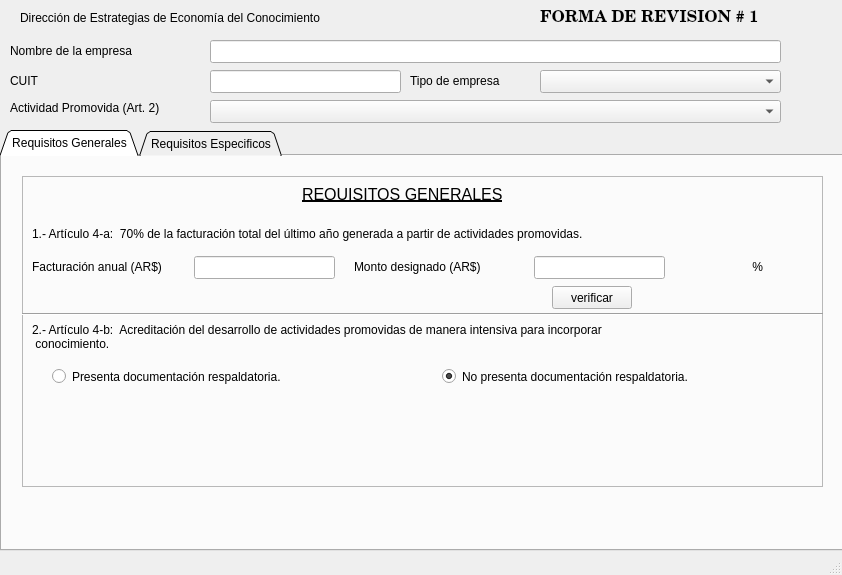
<?xml version="1.0" encoding="UTF-8"?>
<ui version="4.0">
 <class>MainWindow</class>
 <widget class="QMainWindow" name="MainWindow">
  <property name="geometry">
   <rect>
    <x>0</x>
    <y>0</y>
    <width>842</width>
    <height>575</height>
   </rect>
  </property>
  <property name="windowTitle">
   <string>CHECK LIST</string>
  </property>
  <widget class="QWidget" name="centralwidget">
   <widget class="QComboBox" name="combo_tipo_empresa">
    <property name="geometry">
     <rect>
      <x>540</x>
      <y>70</y>
      <width>241</width>
      <height>23</height>
     </rect>
    </property>
    <property name="currentText">
     <string/>
    </property>
   </widget>
   <widget class="QLabel" name="label_empresa">
    <property name="geometry">
     <rect>
      <x>10</x>
      <y>40</y>
      <width>161</width>
      <height>21</height>
     </rect>
    </property>
    <property name="text">
     <string>Nombre de la empresa</string>
    </property>
   </widget>
   <widget class="QLabel" name="label_cuit">
    <property name="geometry">
     <rect>
      <x>10</x>
      <y>70</y>
      <width>61</width>
      <height>21</height>
     </rect>
    </property>
    <property name="text">
     <string>CUIT</string>
    </property>
   </widget>
   <widget class="QLabel" name="label_tipo_empresa">
    <property name="geometry">
     <rect>
      <x>410</x>
      <y>70</y>
      <width>121</width>
      <height>21</height>
     </rect>
    </property>
    <property name="text">
     <string>Tipo de empresa</string>
    </property>
   </widget>
   <widget class="QLineEdit" name="input_nombre_empresa">
    <property name="geometry">
     <rect>
      <x>210</x>
      <y>40</y>
      <width>571</width>
      <height>23</height>
     </rect>
    </property>
   </widget>
   <widget class="QLineEdit" name="input_cuit">
    <property name="geometry">
     <rect>
      <x>210</x>
      <y>70</y>
      <width>191</width>
      <height>23</height>
     </rect>
    </property>
   </widget>
   <widget class="QComboBox" name="combo_actividades">
    <property name="geometry">
     <rect>
      <x>210</x>
      <y>100</y>
      <width>571</width>
      <height>23</height>
     </rect>
    </property>
    <property name="currentText">
     <string/>
    </property>
   </widget>
   <widget class="QLabel" name="label_actividad">
    <property name="geometry">
     <rect>
      <x>10</x>
      <y>100</y>
      <width>201</width>
      <height>16</height>
     </rect>
    </property>
    <property name="text">
     <string>Actividad Promovida (Art. 2)</string>
    </property>
   </widget>
   <widget class="QLabel" name="label_4">
    <property name="geometry">
     <rect>
      <x>540</x>
      <y>10</y>
      <width>271</width>
      <height>16</height>
     </rect>
    </property>
    <property name="palette">
     <palette>
      <active>
       <colorrole role="WindowText">
        <brush brushstyle="SolidPattern">
         <color alpha="255">
          <red>0</red>
          <green>0</green>
          <blue>0</blue>
         </color>
        </brush>
       </colorrole>
       <colorrole role="Button">
        <brush brushstyle="SolidPattern">
         <color alpha="255">
          <red>31</red>
          <green>93</green>
          <blue>239</blue>
         </color>
        </brush>
       </colorrole>
       <colorrole role="Light">
        <brush brushstyle="SolidPattern">
         <color alpha="255">
          <red>137</red>
          <green>172</green>
          <blue>255</blue>
         </color>
        </brush>
       </colorrole>
       <colorrole role="Midlight">
        <brush brushstyle="SolidPattern">
         <color alpha="255">
          <red>84</red>
          <green>132</green>
          <blue>247</blue>
         </color>
        </brush>
       </colorrole>
       <colorrole role="Dark">
        <brush brushstyle="SolidPattern">
         <color alpha="255">
          <red>15</red>
          <green>46</green>
          <blue>119</blue>
         </color>
        </brush>
       </colorrole>
       <colorrole role="Mid">
        <brush brushstyle="SolidPattern">
         <color alpha="255">
          <red>20</red>
          <green>62</green>
          <blue>159</blue>
         </color>
        </brush>
       </colorrole>
       <colorrole role="Text">
        <brush brushstyle="SolidPattern">
         <color alpha="255">
          <red>0</red>
          <green>0</green>
          <blue>0</blue>
         </color>
        </brush>
       </colorrole>
       <colorrole role="BrightText">
        <brush brushstyle="SolidPattern">
         <color alpha="255">
          <red>255</red>
          <green>255</green>
          <blue>255</blue>
         </color>
        </brush>
       </colorrole>
       <colorrole role="ButtonText">
        <brush brushstyle="SolidPattern">
         <color alpha="255">
          <red>0</red>
          <green>0</green>
          <blue>0</blue>
         </color>
        </brush>
       </colorrole>
       <colorrole role="Base">
        <brush brushstyle="SolidPattern">
         <color alpha="255">
          <red>255</red>
          <green>255</green>
          <blue>255</blue>
         </color>
        </brush>
       </colorrole>
       <colorrole role="Window">
        <brush brushstyle="SolidPattern">
         <color alpha="255">
          <red>31</red>
          <green>93</green>
          <blue>239</blue>
         </color>
        </brush>
       </colorrole>
       <colorrole role="Shadow">
        <brush brushstyle="SolidPattern">
         <color alpha="255">
          <red>0</red>
          <green>0</green>
          <blue>0</blue>
         </color>
        </brush>
       </colorrole>
       <colorrole role="AlternateBase">
        <brush brushstyle="SolidPattern">
         <color alpha="255">
          <red>143</red>
          <green>174</green>
          <blue>247</blue>
         </color>
        </brush>
       </colorrole>
       <colorrole role="ToolTipBase">
        <brush brushstyle="SolidPattern">
         <color alpha="255">
          <red>255</red>
          <green>255</green>
          <blue>220</blue>
         </color>
        </brush>
       </colorrole>
       <colorrole role="ToolTipText">
        <brush brushstyle="SolidPattern">
         <color alpha="255">
          <red>0</red>
          <green>0</green>
          <blue>0</blue>
         </color>
        </brush>
       </colorrole>
       <colorrole role="PlaceholderText">
        <brush brushstyle="SolidPattern">
         <color alpha="128">
          <red>0</red>
          <green>0</green>
          <blue>0</blue>
         </color>
        </brush>
       </colorrole>
      </active>
      <inactive>
       <colorrole role="WindowText">
        <brush brushstyle="SolidPattern">
         <color alpha="255">
          <red>0</red>
          <green>0</green>
          <blue>0</blue>
         </color>
        </brush>
       </colorrole>
       <colorrole role="Button">
        <brush brushstyle="SolidPattern">
         <color alpha="255">
          <red>31</red>
          <green>93</green>
          <blue>239</blue>
         </color>
        </brush>
       </colorrole>
       <colorrole role="Light">
        <brush brushstyle="SolidPattern">
         <color alpha="255">
          <red>137</red>
          <green>172</green>
          <blue>255</blue>
         </color>
        </brush>
       </colorrole>
       <colorrole role="Midlight">
        <brush brushstyle="SolidPattern">
         <color alpha="255">
          <red>84</red>
          <green>132</green>
          <blue>247</blue>
         </color>
        </brush>
       </colorrole>
       <colorrole role="Dark">
        <brush brushstyle="SolidPattern">
         <color alpha="255">
          <red>15</red>
          <green>46</green>
          <blue>119</blue>
         </color>
        </brush>
       </colorrole>
       <colorrole role="Mid">
        <brush brushstyle="SolidPattern">
         <color alpha="255">
          <red>20</red>
          <green>62</green>
          <blue>159</blue>
         </color>
        </brush>
       </colorrole>
       <colorrole role="Text">
        <brush brushstyle="SolidPattern">
         <color alpha="255">
          <red>0</red>
          <green>0</green>
          <blue>0</blue>
         </color>
        </brush>
       </colorrole>
       <colorrole role="BrightText">
        <brush brushstyle="SolidPattern">
         <color alpha="255">
          <red>255</red>
          <green>255</green>
          <blue>255</blue>
         </color>
        </brush>
       </colorrole>
       <colorrole role="ButtonText">
        <brush brushstyle="SolidPattern">
         <color alpha="255">
          <red>0</red>
          <green>0</green>
          <blue>0</blue>
         </color>
        </brush>
       </colorrole>
       <colorrole role="Base">
        <brush brushstyle="SolidPattern">
         <color alpha="255">
          <red>255</red>
          <green>255</green>
          <blue>255</blue>
         </color>
        </brush>
       </colorrole>
       <colorrole role="Window">
        <brush brushstyle="SolidPattern">
         <color alpha="255">
          <red>31</red>
          <green>93</green>
          <blue>239</blue>
         </color>
        </brush>
       </colorrole>
       <colorrole role="Shadow">
        <brush brushstyle="SolidPattern">
         <color alpha="255">
          <red>0</red>
          <green>0</green>
          <blue>0</blue>
         </color>
        </brush>
       </colorrole>
       <colorrole role="AlternateBase">
        <brush brushstyle="SolidPattern">
         <color alpha="255">
          <red>143</red>
          <green>174</green>
          <blue>247</blue>
         </color>
        </brush>
       </colorrole>
       <colorrole role="ToolTipBase">
        <brush brushstyle="SolidPattern">
         <color alpha="255">
          <red>255</red>
          <green>255</green>
          <blue>220</blue>
         </color>
        </brush>
       </colorrole>
       <colorrole role="ToolTipText">
        <brush brushstyle="SolidPattern">
         <color alpha="255">
          <red>0</red>
          <green>0</green>
          <blue>0</blue>
         </color>
        </brush>
       </colorrole>
       <colorrole role="PlaceholderText">
        <brush brushstyle="SolidPattern">
         <color alpha="128">
          <red>0</red>
          <green>0</green>
          <blue>0</blue>
         </color>
        </brush>
       </colorrole>
      </inactive>
      <disabled>
       <colorrole role="WindowText">
        <brush brushstyle="SolidPattern">
         <color alpha="255">
          <red>15</red>
          <green>46</green>
          <blue>119</blue>
         </color>
        </brush>
       </colorrole>
       <colorrole role="Button">
        <brush brushstyle="SolidPattern">
         <color alpha="255">
          <red>31</red>
          <green>93</green>
          <blue>239</blue>
         </color>
        </brush>
       </colorrole>
       <colorrole role="Light">
        <brush brushstyle="SolidPattern">
         <color alpha="255">
          <red>137</red>
          <green>172</green>
          <blue>255</blue>
         </color>
        </brush>
       </colorrole>
       <colorrole role="Midlight">
        <brush brushstyle="SolidPattern">
         <color alpha="255">
          <red>84</red>
          <green>132</green>
          <blue>247</blue>
         </color>
        </brush>
       </colorrole>
       <colorrole role="Dark">
        <brush brushstyle="SolidPattern">
         <color alpha="255">
          <red>15</red>
          <green>46</green>
          <blue>119</blue>
         </color>
        </brush>
       </colorrole>
       <colorrole role="Mid">
        <brush brushstyle="SolidPattern">
         <color alpha="255">
          <red>20</red>
          <green>62</green>
          <blue>159</blue>
         </color>
        </brush>
       </colorrole>
       <colorrole role="Text">
        <brush brushstyle="SolidPattern">
         <color alpha="255">
          <red>15</red>
          <green>46</green>
          <blue>119</blue>
         </color>
        </brush>
       </colorrole>
       <colorrole role="BrightText">
        <brush brushstyle="SolidPattern">
         <color alpha="255">
          <red>255</red>
          <green>255</green>
          <blue>255</blue>
         </color>
        </brush>
       </colorrole>
       <colorrole role="ButtonText">
        <brush brushstyle="SolidPattern">
         <color alpha="255">
          <red>15</red>
          <green>46</green>
          <blue>119</blue>
         </color>
        </brush>
       </colorrole>
       <colorrole role="Base">
        <brush brushstyle="SolidPattern">
         <color alpha="255">
          <red>31</red>
          <green>93</green>
          <blue>239</blue>
         </color>
        </brush>
       </colorrole>
       <colorrole role="Window">
        <brush brushstyle="SolidPattern">
         <color alpha="255">
          <red>31</red>
          <green>93</green>
          <blue>239</blue>
         </color>
        </brush>
       </colorrole>
       <colorrole role="Shadow">
        <brush brushstyle="SolidPattern">
         <color alpha="255">
          <red>0</red>
          <green>0</green>
          <blue>0</blue>
         </color>
        </brush>
       </colorrole>
       <colorrole role="AlternateBase">
        <brush brushstyle="SolidPattern">
         <color alpha="255">
          <red>31</red>
          <green>93</green>
          <blue>239</blue>
         </color>
        </brush>
       </colorrole>
       <colorrole role="ToolTipBase">
        <brush brushstyle="SolidPattern">
         <color alpha="255">
          <red>255</red>
          <green>255</green>
          <blue>220</blue>
         </color>
        </brush>
       </colorrole>
       <colorrole role="ToolTipText">
        <brush brushstyle="SolidPattern">
         <color alpha="255">
          <red>0</red>
          <green>0</green>
          <blue>0</blue>
         </color>
        </brush>
       </colorrole>
       <colorrole role="PlaceholderText">
        <brush brushstyle="SolidPattern">
         <color alpha="128">
          <red>0</red>
          <green>0</green>
          <blue>0</blue>
         </color>
        </brush>
       </colorrole>
      </disabled>
     </palette>
    </property>
    <property name="font">
     <font>
      <family>Century Schoolbook L</family>
      <pointsize>12</pointsize>
      <weight>75</weight>
      <bold>true</bold>
     </font>
    </property>
    <property name="autoFillBackground">
     <bool>false</bool>
    </property>
    <property name="text">
     <string>FORMA DE REVISIÓN # 1</string>
    </property>
   </widget>
   <widget class="QTabWidget" name="tab_requisitos">
    <property name="geometry">
     <rect>
      <x>0</x>
      <y>130</y>
      <width>851</width>
      <height>421</height>
     </rect>
    </property>
    <property name="tabShape">
     <enum>QTabWidget::Triangular</enum>
    </property>
    <property name="currentIndex">
     <number>0</number>
    </property>
    <widget class="QWidget" name="tab_general">
     <attribute name="title">
      <string>Requisitos Generales</string>
     </attribute>
     <widget class="QFrame" name="frame">
      <property name="geometry">
       <rect>
        <x>20</x>
        <y>20</y>
        <width>801</width>
        <height>311</height>
       </rect>
      </property>
      <property name="frameShape">
       <enum>QFrame::StyledPanel</enum>
      </property>
      <property name="frameShadow">
       <enum>QFrame::Raised</enum>
      </property>
      <widget class="QLabel" name="label">
       <property name="geometry">
        <rect>
         <x>280</x>
         <y>10</y>
         <width>201</width>
         <height>16</height>
        </rect>
       </property>
       <property name="font">
        <font>
         <pointsize>12</pointsize>
         <underline>true</underline>
        </font>
       </property>
       <property name="text">
        <string>REQUISITOS GENERALES</string>
       </property>
      </widget>
      <widget class="QLabel" name="label_requisito_1">
       <property name="geometry">
        <rect>
         <x>10</x>
         <y>50</y>
         <width>721</width>
         <height>16</height>
        </rect>
       </property>
       <property name="text">
        <string>1.- Artículo 4-a:  70% de la facturación total del último año generada a partir de actividades promovidas.</string>
       </property>
      </widget>
      <widget class="QLabel" name="porcentaje_asignado">
       <property name="geometry">
        <rect>
         <x>640</x>
         <y>80</y>
         <width>101</width>
         <height>21</height>
        </rect>
       </property>
       <property name="text">
        <string>%</string>
       </property>
       <property name="alignment">
        <set>Qt::AlignRight|Qt::AlignTrailing|Qt::AlignVCenter</set>
       </property>
      </widget>
      <widget class="QLineEdit" name="input_facturacion">
       <property name="geometry">
        <rect>
         <x>172</x>
         <y>80</y>
         <width>141</width>
         <height>23</height>
        </rect>
       </property>
      </widget>
      <widget class="QLabel" name="label_facturacion_anual">
       <property name="geometry">
        <rect>
         <x>10</x>
         <y>80</y>
         <width>181</width>
         <height>21</height>
        </rect>
       </property>
       <property name="text">
        <string>Facturación anual (AR$)</string>
       </property>
      </widget>
      <widget class="QLabel" name="label_3">
       <property name="geometry">
        <rect>
         <x>332</x>
         <y>80</y>
         <width>161</width>
         <height>21</height>
        </rect>
       </property>
       <property name="text">
        <string>Monto designado (AR$)</string>
       </property>
      </widget>
      <widget class="QLineEdit" name="lineEdit_2">
       <property name="geometry">
        <rect>
         <x>512</x>
         <y>80</y>
         <width>131</width>
         <height>23</height>
        </rect>
       </property>
      </widget>
      <widget class="QRadioButton" name="radio_no_presenta">
       <property name="geometry">
        <rect>
         <x>420</x>
         <y>190</y>
         <width>311</width>
         <height>21</height>
        </rect>
       </property>
       <property name="text">
        <string>No presenta documentación respaldatoria.</string>
       </property>
       <property name="checked">
        <bool>true</bool>
       </property>
      </widget>
      <widget class="QRadioButton" name="radio_presenta">
       <property name="geometry">
        <rect>
         <x>30</x>
         <y>190</y>
         <width>291</width>
         <height>21</height>
        </rect>
       </property>
       <property name="text">
        <string>Presenta documentación respaldatoria.</string>
       </property>
      </widget>
      <widget class="QLabel" name="label_2">
       <property name="geometry">
        <rect>
         <x>10</x>
         <y>140</y>
         <width>751</width>
         <height>41</height>
        </rect>
       </property>
       <property name="text">
        <string>2.- Artículo 4-b:  Acreditación del desarrollo de actividades promovidas de manera intensiva para incorporar
 conocimiento.</string>
       </property>
      </widget>
      <widget class="Line" name="line_2">
       <property name="geometry">
        <rect>
         <x>0</x>
         <y>130</y>
         <width>801</width>
         <height>16</height>
        </rect>
       </property>
       <property name="orientation">
        <enum>Qt::Horizontal</enum>
       </property>
      </widget>
      <widget class="QPushButton" name="pushButton_2">
       <property name="geometry">
        <rect>
         <x>530</x>
         <y>110</y>
         <width>80</width>
         <height>23</height>
        </rect>
       </property>
       <property name="text">
        <string>verificar</string>
       </property>
      </widget>
     </widget>
    </widget>
    <widget class="QWidget" name="tab_especifico">
     <attribute name="title">
      <string>Requisitos Especificos</string>
     </attribute>
     <widget class="QFrame" name="frame_2">
      <property name="geometry">
       <rect>
        <x>7</x>
        <y>10</y>
        <width>831</width>
        <height>381</height>
       </rect>
      </property>
      <property name="frameShape">
       <enum>QFrame::StyledPanel</enum>
      </property>
      <property name="frameShadow">
       <enum>QFrame::Raised</enum>
      </property>
      <widget class="QLabel" name="label_5">
       <property name="geometry">
        <rect>
         <x>10</x>
         <y>10</y>
         <width>561</width>
         <height>51</height>
        </rect>
       </property>
       <property name="text">
        <string>3.- Artículo 4-b_1: Acredita la realización de mejoras continuas en la calidad de sus 
servicios, productos y/o procesos, o mediante una norma de calidad reconocida aplicable
 a sus servicios, productos y/o procesos.</string>
       </property>
      </widget>
      <widget class="QComboBox" name="comboBox">
       <property name="enabled">
        <bool>true</bool>
       </property>
       <property name="geometry">
        <rect>
         <x>610</x>
         <y>20</y>
         <width>191</width>
         <height>23</height>
        </rect>
       </property>
      </widget>
      <widget class="QLabel" name="label_6">
       <property name="geometry">
        <rect>
         <x>10</x>
         <y>70</y>
         <width>761</width>
         <height>51</height>
        </rect>
       </property>
       <property name="text">
        <string>4.- Artículo 4-b/2-a:  Acreditar capacitación de sus empleados y/o destinatarios en general en temáticas relacionadas con 
la economía del  conocimiento en un porcentaje respecto de su masa salarial del último año.</string>
       </property>
      </widget>
      <widget class="QCheckBox" name="checkBox">
       <property name="geometry">
        <rect>
         <x>40</x>
         <y>120</y>
         <width>491</width>
         <height>21</height>
        </rect>
       </property>
       <property name="text">
        <string>Fue orientada a población que compute el doble del monto.</string>
       </property>
      </widget>
      <widget class="QLabel" name="label_7">
       <property name="geometry">
        <rect>
         <x>480</x>
         <y>120</y>
         <width>131</width>
         <height>41</height>
        </rect>
       </property>
       <property name="text">
        <string>Monto 
acreditado (AR$)</string>
       </property>
       <property name="alignment">
        <set>Qt::AlignCenter</set>
       </property>
      </widget>
      <widget class="QLineEdit" name="lineEdit">
       <property name="geometry">
        <rect>
         <x>610</x>
         <y>130</y>
         <width>191</width>
         <height>23</height>
        </rect>
       </property>
      </widget>
      <widget class="QLineEdit" name="lineEdit_3">
       <property name="geometry">
        <rect>
         <x>610</x>
         <y>190</y>
         <width>191</width>
         <height>23</height>
        </rect>
       </property>
      </widget>
      <widget class="QLabel" name="label_8">
       <property name="geometry">
        <rect>
         <x>10</x>
         <y>180</y>
         <width>451</width>
         <height>51</height>
        </rect>
       </property>
       <property name="text">
        <string>5.- Artículo 4-b/2-b:  Investigación y desarrollo (que incluya 
novedad, originalidad y/o creatividad) en un porcentaje 
respecto de su facturación total del último año.</string>
       </property>
      </widget>
      <widget class="QLabel" name="label_9">
       <property name="geometry">
        <rect>
         <x>480</x>
         <y>180</y>
         <width>131</width>
         <height>41</height>
        </rect>
       </property>
       <property name="text">
        <string>Monto 
acreditado (AR$)</string>
       </property>
       <property name="alignment">
        <set>Qt::AlignCenter</set>
       </property>
      </widget>
      <widget class="Line" name="line">
       <property name="geometry">
        <rect>
         <x>0</x>
         <y>160</y>
         <width>831</width>
         <height>16</height>
        </rect>
       </property>
       <property name="orientation">
        <enum>Qt::Horizontal</enum>
       </property>
      </widget>
      <widget class="Line" name="line_3">
       <property name="geometry">
        <rect>
         <x>0</x>
         <y>60</y>
         <width>831</width>
         <height>16</height>
        </rect>
       </property>
       <property name="orientation">
        <enum>Qt::Horizontal</enum>
       </property>
      </widget>
      <widget class="Line" name="line_4">
       <property name="geometry">
        <rect>
         <x>0</x>
         <y>230</y>
         <width>831</width>
         <height>16</height>
        </rect>
       </property>
       <property name="orientation">
        <enum>Qt::Horizontal</enum>
       </property>
      </widget>
      <widget class="QLabel" name="label_10">
       <property name="geometry">
        <rect>
         <x>10</x>
         <y>240</y>
         <width>761</width>
         <height>71</height>
        </rect>
       </property>
       <property name="text">
        <string>6.- Acreditar la realización de exportaciones de bienes y/o servicios que
surjan del desarrollo de alguna de las actividades promovidas y/o del
desarrollo y aplicación intensiva de las mismas en un porcentaje
respecto de su facturación total del último año.</string>
       </property>
      </widget>
      <widget class="QLineEdit" name="lineEdit_4">
       <property name="geometry">
        <rect>
         <x>610</x>
         <y>260</y>
         <width>191</width>
         <height>23</height>
        </rect>
       </property>
      </widget>
      <widget class="QLabel" name="label_11">
       <property name="geometry">
        <rect>
         <x>480</x>
         <y>250</y>
         <width>131</width>
         <height>41</height>
        </rect>
       </property>
       <property name="text">
        <string>Monto 
acreditado (AR$)</string>
       </property>
       <property name="alignment">
        <set>Qt::AlignCenter</set>
       </property>
      </widget>
      <widget class="QPushButton" name="pushButton">
       <property name="geometry">
        <rect>
         <x>330</x>
         <y>320</y>
         <width>131</width>
         <height>23</height>
        </rect>
       </property>
       <property name="text">
        <string>Ver resultado</string>
       </property>
      </widget>
     </widget>
    </widget>
   </widget>
   <widget class="QLabel" name="label_13">
    <property name="geometry">
     <rect>
      <x>20</x>
      <y>10</y>
      <width>381</width>
      <height>16</height>
     </rect>
    </property>
    <property name="text">
     <string>Dirección de Estrategias de Economía del Conocimiento</string>
    </property>
   </widget>
  </widget>
  <widget class="QStatusBar" name="statusbar"/>
 </widget>
 <resources/>
 <connections/>
</ui>
